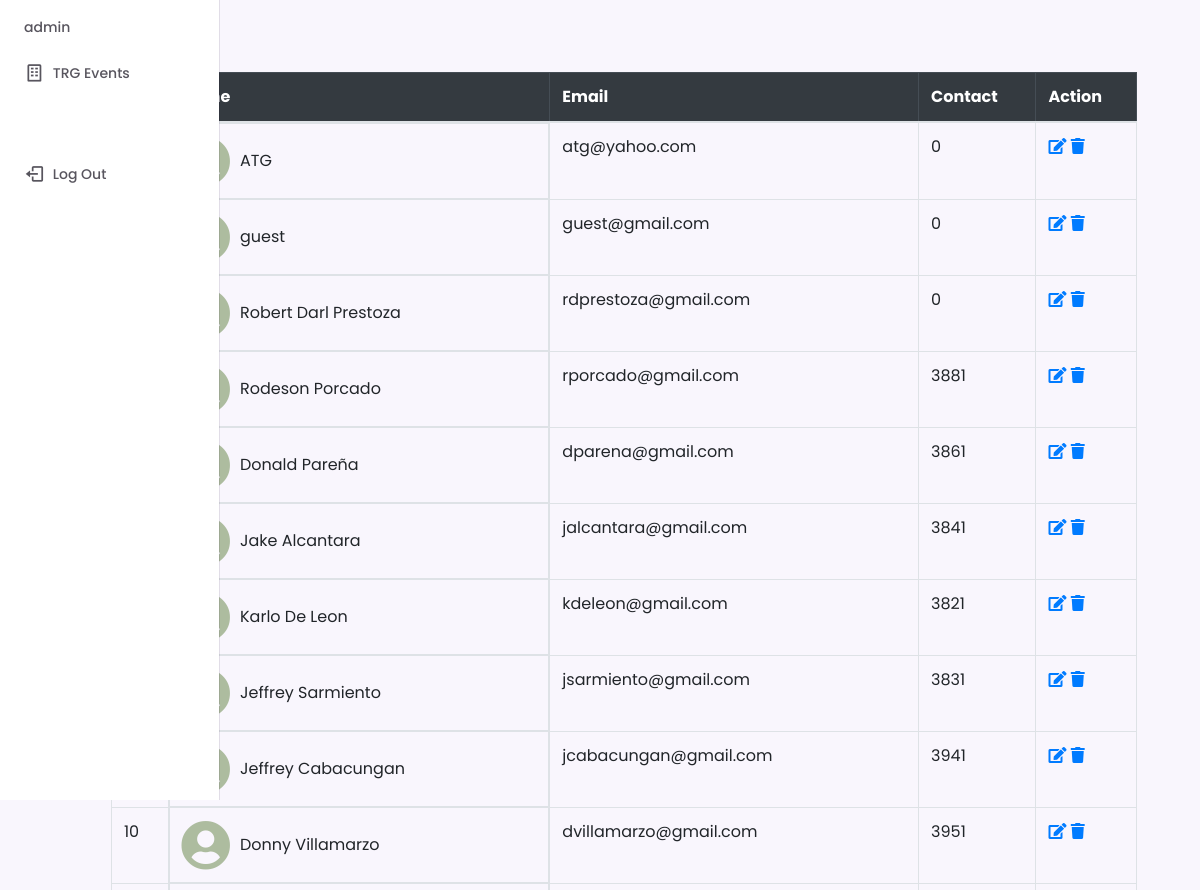
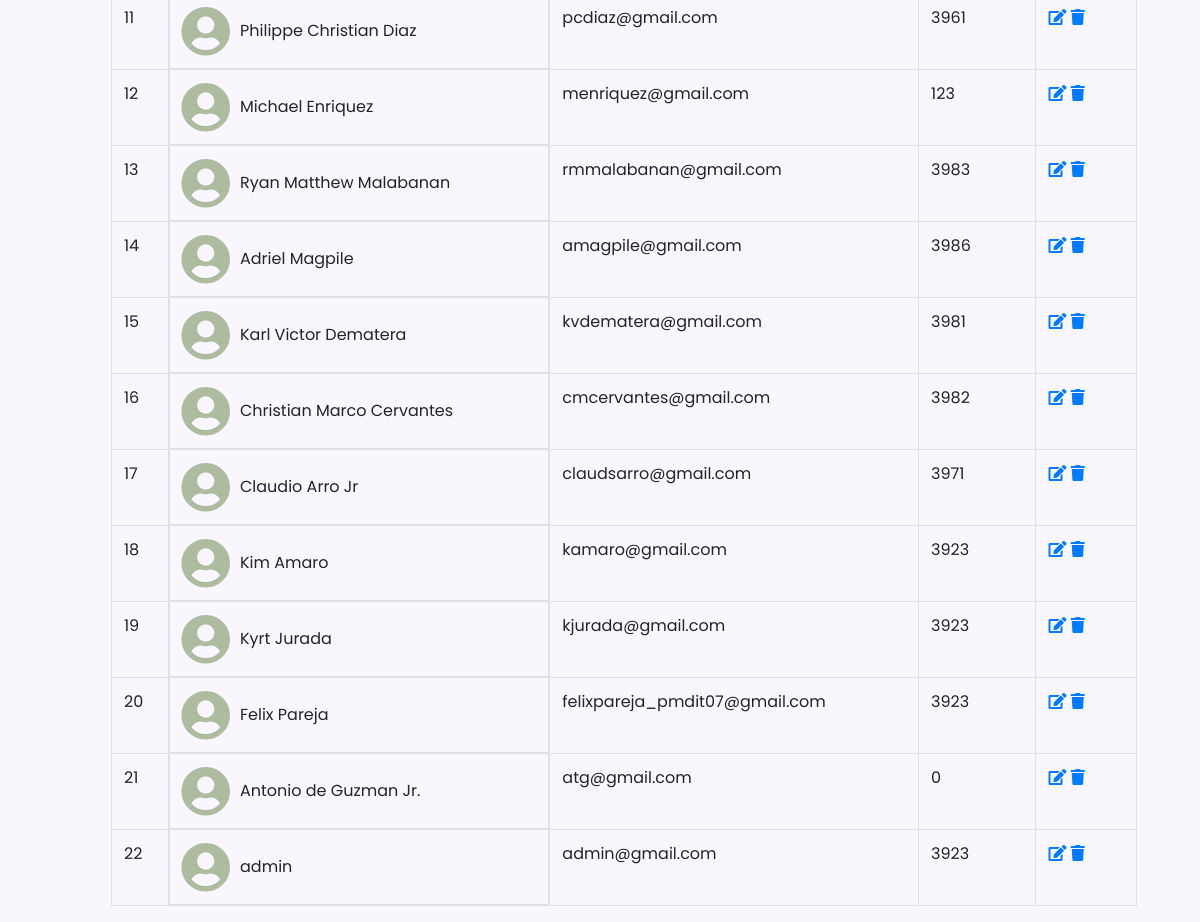
The app's page /views/users.php (signed in) with its own data (2 pictures, top to bottom).
### tables this page shows
CREATE TABLE `user` (
  `id` bigint(20) UNSIGNED NOT NULL,
  `username` varchar(50) NOT NULL,
  `name` varchar(255) DEFAULT NULL,
  `profile_photo` text NOT NULL,
  `email` varchar(255) DEFAULT NULL,
  `email_verified_at` timestamp NULL DEFAULT NULL,
  `contact` int(11) NOT NULL,
  `password` varchar(255) DEFAULT NULL,
  `role` int(11) NOT NULL,
  `department` varchar(50) NOT NULL,
  `section` varchar(50) NOT NULL,
  `remember_token` varchar(100) DEFAULT NULL,
  `created_at` timestamp NULL DEFAULT NULL,
  `updated_at` timestamp NULL DEFAULT NULL
);

### views/users.php (the view, shortened to what this page needs)
<!DOCTYPE html>
<html lang="en">
<head>
    <link href="https://stackpath.bootstrapcdn.com/bootstrap/4.5.2/css/bootstrap.min.css" rel="stylesheet">
    <link rel="stylesheet" href="https://cdnjs.cloudflare.com/ajax/libs/font-awesome/5.15.1/css/all.min.css">
</head>
<body>
<?php include '../layouts/sidemenu_bar.php'; ?>
    <div class="container mt-0">
        <h2>  <button type="button" class="btn btn-primary" data-toggle="modal" data-target="#addUserModal" style="margin-bottom: 10px;">
            </button></h2>
        <table class="table table-bordered">
            <thead class="table-dark">
                <tr>
                    <th>ID</th>
                    <th>Name</th>
                    <th>Email</th>
                    <th>Contact</th>
                    <th>Action</th>
                </tr>
            </thead>
            <tbody>
    <?php
    include '../databases/connection/db.php';
    $sql = "SELECT * FROM user ORDER BY id DESC, name ASC";
    $result = $conn->query($sql);
    $counter = 0;
    if ($result->num_rows > 0) {
        while ($row = $result->fetch_assoc()) {
            $counter++;
            echo "<tr>";
            echo "<td>" . $counter . "</td>";
            echo "<td style='display: flex; align-items: center;'>";
            if (!empty($row['profile_photo'])) {
                echo "<img src='../uploads/" . $row['profile_photo'] . "' alt='Profile Picture' style='color: #ADBC9F; cursor: pointer; width:50px; height:50px;'>";
            } else {
                echo "<i class='fas fa-user-circle' style='font-size: 50px; color: #ADBC9F; cursor: pointer;' onmouseover='this.style.color = '#436850';' onmouseout='this.style.color = '#ADBC9F';'></i>";
            }
            echo "<div style='margin-left: 10px;'>" . $row["name"] . "</div>";
            echo "</td>";
            echo "<td>" . $row["email"] . "</td>";
            echo "<td>" . $row["contact"] . "</td>";
            echo '<td>
                    <a href="#" data-toggle="modal" id="edit-btn" data-target="#editUserModal" data-id="' . $row["id"] . '"><i class="fas fa-edit"></i></a>
                    <a href="#" data-id="' . $row["id"] . '" id="del-btn"><i class="fas fa-trash"></i></a>
                  </td>';
            echo "</tr>";
        }
    } else {
        echo "<tr><td colspan='5'>No users found</td></tr>";
    }
    ?>
</tbody>
        </table>
    </div>
</body>
</html>

### css/sidemenu.css (style rules this page uses)
:root { --header-height: 3.5rem; --nav-width: 219px; --first-color: #140230; --first-color-light: #f4f0fa; --title-color: #19181b; --text-color: #58555e; --text-color-light: #a5a1aa; --body-color: #f9f6fd; --container-color: #ffffff; --body-font: "Poppins", sans-serif; --normal-font-size: 0.938rem; --small-font-size: 0.75rem; --smaller-font-size: 0.75rem; --font-medium: 500; --font-semi-bold: 600; --z-fixed: 100; }
@media screen and (min-width: 1024px) { :root { --normal-font-size: 1rem; --small-font-size: 0.875rem; --smaller-font-size: 0.813rem; } }
body { padding: 1rem 1rem 0; font-family: var(--body-font); font-size: var(--normal-font-size); background-color: var(--body-color); color: var(--text-color); }
a { text-decoration: none; }
@media screen and (min-width: 768px) { body { padding: 1rem 3rem 0 6rem; } }

### views/users.php (style rules this page uses)
body { font-family: Arial, sans-serif; }

### records on screen
user: name "ATG", email "atg@yahoo.com", contact "0"
user: name "guest", email "guest@gmail.com", contact "0"
user: name "Robert Darl Prestoza", email "rdprestoza@gmail.com", contact "0"
user: name "Rodeson Porcado", email "rporcado@gmail.com", contact "3881"
user: name "Donald Pareña", email "dparena@gmail.com", contact "3861"
user: name "Jake Alcantara", email "jalcantara@gmail.com", contact "3841"
user: name "Karlo De Leon", email "kdeleon@gmail.com", contact "3821"
user: name "Jeffrey Sarmiento", email "jsarmiento@gmail.com", contact "3831"
user: name "Jeffrey Cabacungan", email "jcabacungan@gmail.com", contact "3941"
user: name "Donny Villamarzo", email "dvillamarzo@gmail.com", contact "3951"
user: name "Philippe Christian Diaz", email "pcdiaz@gmail.com", contact "3961"
user: name "Michael Enriquez", email "menriquez@gmail.com", contact "123"
user: name "Ryan Matthew Malabanan", email "rmmalabanan@gmail.com", contact "3983"
user: name "Adriel Magpile", email "amagpile@gmail.com", contact "3986"
user: name "Karl Victor Dematera", email "kvdematera@gmail.com", contact "3981"
user: name "Christian Marco Cervantes", email "cmcervantes@gmail.com", contact "3982"
user: name "Claudio Arro Jr", email "claudsarro@gmail.com", contact "3971"
user: name "Kim Amaro", email "kamaro@gmail.com", contact "3923"
user: name "Kyrt Jurada", email "kjurada@gmail.com", contact "3923"
user: name "Felix Pareja", email "felixpareja_pmdit07@gmail.com", contact "3923"
user: name "Antonio de Guzman Jr.", email "atg@gmail.com", contact "0"
user: name "admin", email "admin@gmail.com", contact "3923"

### other values on screen
$_SESSION['fullname'] "admin"
$eventText "TRG Events"
